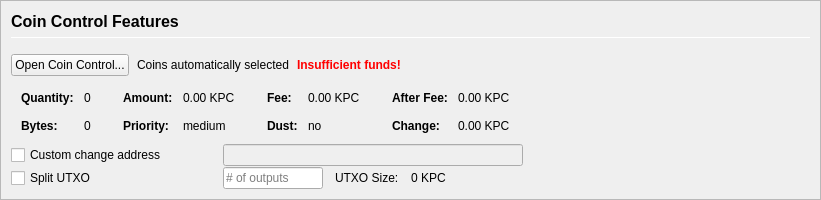
         <widget class="QFrame" name="frameCoinControl">
          <property name="sizePolicy">
           <sizepolicy hsizetype="Expanding" vsizetype="Expanding">
            <horstretch>0</horstretch>
            <verstretch>0</verstretch>
           </sizepolicy>
          </property>
          <property name="maximumSize">
           <size>
            <width>16777215</width>
            <height>16777215</height>
           </size>
          </property>
          <property name="frameShape">
           <enum>QFrame::StyledPanel</enum>
          </property>
          <property name="frameShadow">
           <enum>QFrame::Sunken</enum>
          </property>
          <layout class="QVBoxLayout" name="verticalLayoutCoinControl2">
           <property name="spacing">
            <number>0</number>
           </property>
           <property name="leftMargin">
            <number>0</number>
           </property>
           <property name="topMargin">
            <number>0</number>
           </property>
           <property name="rightMargin">
            <number>0</number>
           </property>
           <property name="bottomMargin">
            <number>0</number>
           </property>
           <item>
            <widget class="QFrame" name="frameCoinControl_BG">
             <layout class="QVBoxLayout" name="verticalLayoutCoinControl" stretch="0,0,0,0,0,0">
              <property name="spacing">
               <number>1</number>
              </property>
              <property name="leftMargin">
               <number>10</number>
              </property>
              <property name="topMargin">
               <number>10</number>
              </property>
              <item>
               <layout class="QHBoxLayout" name="horizontalLayoutCoinControl1">
                <property name="bottomMargin">
                 <number>15</number>
                </property>
                <item>
                 <layout class="QVBoxLayout" name="verticalLayout_3">
                  <property name="spacing">
                   <number>6</number>
                  </property>
                  <item>
                   <widget class="QLabel" name="labelCoinControlFeatures">
                    <property name="sizePolicy">
                     <sizepolicy hsizetype="Preferred" vsizetype="Maximum">
                      <horstretch>0</horstretch>
                      <verstretch>0</verstretch>
                     </sizepolicy>
                    </property>
                    <property name="minimumSize">
                     <size>
                      <width>0</width>
                      <height>20</height>
                     </size>
                    </property>
                    <property name="font">
                     <font>
                      <pointsize>12</pointsize>
                      <weight>75</weight>
                      <bold>true</bold>
                     </font>
                    </property>
                    <property name="styleSheet">
                     <string notr="true">font-weight:bold;</string>
                    </property>
                    <property name="text">
                     <string>Coin Control Features</string>
                    </property>
                   </widget>
                  </item>
                  <item>
                   <widget class="Line" name="line">
                    <property name="minimumSize">
                     <size>
                      <width>0</width>
                      <height>1</height>
                     </size>
                    </property>
                    <property name="maximumSize">
                     <size>
                      <width>16777215</width>
                      <height>1</height>
                     </size>
                    </property>
                    <property name="orientation">
                     <enum>Qt::Horizontal</enum>
                    </property>
                   </widget>
                  </item>
                 </layout>
                </item>
               </layout>
              </item>
              <item>
               <layout class="QHBoxLayout" name="horizontalLayoutCoinControl2" stretch="0,0,0,0">
                <property name="spacing">
                 <number>8</number>
                </property>
                <property name="bottomMargin">
                 <number>10</number>
                </property>
                <item>
                 <widget class="QPushButton" name="pushButtonCoinControl">
                  <property name="styleSheet">
                   <string notr="true"/>
                  </property>
                  <property name="text">
                   <string>Open Coin Control...</string>
                  </property>
                  <property name="autoDefault">
                   <bool>false</bool>
                  </property>
                 </widget>
                </item>
                <item>
                 <widget class="QLabel" name="labelCoinControlAutomaticallySelected">
                  <property name="text">
                   <string>Coins automatically selected</string>
                  </property>
                  <property name="margin">
                   <number>5</number>
                  </property>
                 </widget>
                </item>
                <item>
                 <widget class="QLabel" name="labelCoinControlInsuffFunds">
                  <property name="font">
                   <font>
                    <weight>75</weight>
                    <bold>true</bold>
                   </font>
                  </property>
                  <property name="styleSheet">
                   <string notr="true">color:red;font-weight:bold;</string>
                  </property>
                  <property name="text">
                   <string>Insufficient funds!</string>
                  </property>
                  <property name="margin">
                   <number>5</number>
                  </property>
                 </widget>
                </item>
                <item>
                 <spacer name="horizontalSpacerCoinControl">
                  <property name="orientation">
                   <enum>Qt::Horizontal</enum>
                  </property>
                  <property name="sizeHint" stdset="0">
                   <size>
                    <width>40</width>
                    <height>1</height>
                   </size>
                  </property>
                 </spacer>
                </item>
               </layout>
              </item>
              <item>
               <widget class="QWidget" name="widgetCoinControl" native="true">
                <property name="sizePolicy">
                 <sizepolicy hsizetype="Preferred" vsizetype="Preferred">
                  <horstretch>0</horstretch>
                  <verstretch>0</verstretch>
                 </sizepolicy>
                </property>
                <property name="minimumSize">
                 <size>
                  <width>0</width>
                  <height>0</height>
                 </size>
                </property>
                <property name="styleSheet">
                 <string notr="true"/>
                </property>
                <layout class="QHBoxLayout" name="horizontalLayoutCoinControl5">
                 <property name="leftMargin">
                  <number>0</number>
                 </property>
                 <property name="topMargin">
                  <number>0</number>
                 </property>
                 <property name="rightMargin">
                  <number>0</number>
                 </property>
                 <property name="bottomMargin">
                  <number>0</number>
                 </property>
                 <item>
                  <layout class="QHBoxLayout" name="horizontalLayoutCoinControl3" stretch="0,0,0,1">
                   <property name="spacing">
                    <number>20</number>
                   </property>
                   <property name="topMargin">
                    <number>0</number>
                   </property>
                   <property name="bottomMargin">
                    <number>10</number>
                   </property>
                   <item>
                    <layout class="QFormLayout" name="formLayoutCoinControl1">
                     <property name="horizontalSpacing">
                      <number>10</number>
                     </property>
                     <property name="verticalSpacing">
                      <number>14</number>
                     </property>
                     <property name="leftMargin">
                      <number>10</number>
                     </property>
                     <property name="topMargin">
                      <number>4</number>
                     </property>
                     <property name="rightMargin">
                      <number>6</number>
                     </property>
                     <item row="0" column="0">
                      <widget class="QLabel" name="labelCoinControlQuantityText">
                       <property name="font">
                        <font>
                         <weight>75</weight>
                         <bold>true</bold>
                        </font>
                       </property>
                       <property name="text">
                        <string>Quantity:</string>
                       </property>
                       <property name="margin">
                        <number>0</number>
                       </property>
                      </widget>
                     </item>
                     <item row="0" column="1">
                      <widget class="QLabel" name="labelCoinControlQuantity">
                       <property name="cursor">
                        <cursorShape>IBeamCursor</cursorShape>
                       </property>
                       <property name="contextMenuPolicy">
                        <enum>Qt::ActionsContextMenu</enum>
                       </property>
                       <property name="text">
                        <string notr="true">0</string>
                       </property>
                       <property name="margin">
                        <number>0</number>
                       </property>
                       <property name="textInteractionFlags">
                        <set>Qt::LinksAccessibleByMouse|Qt::TextSelectableByKeyboard|Qt::TextSelectableByMouse</set>
                       </property>
                      </widget>
                     </item>
                     <item row="1" column="0">
                      <widget class="QLabel" name="labelCoinControlBytesText">
                       <property name="font">
                        <font>
                         <weight>75</weight>
                         <bold>true</bold>
                        </font>
                       </property>
                       <property name="text">
                        <string>Bytes:</string>
                       </property>
                      </widget>
                     </item>
                     <item row="1" column="1">
                      <widget class="QLabel" name="labelCoinControlBytes">
                       <property name="cursor">
                        <cursorShape>IBeamCursor</cursorShape>
                       </property>
                       <property name="contextMenuPolicy">
                        <enum>Qt::ActionsContextMenu</enum>
                       </property>
                       <property name="text">
                        <string notr="true">0</string>
                       </property>
                       <property name="textInteractionFlags">
                        <set>Qt::LinksAccessibleByMouse|Qt::TextSelectableByKeyboard|Qt::TextSelectableByMouse</set>
                       </property>
                      </widget>
                     </item>
                    </layout>
                   </item>
                   <item>
                    <layout class="QFormLayout" name="formLayoutCoinControl2">
                     <property name="horizontalSpacing">
                      <number>10</number>
                     </property>
                     <property name="verticalSpacing">
                      <number>14</number>
                     </property>
                     <property name="leftMargin">
                      <number>6</number>
                     </property>
                     <property name="topMargin">
                      <number>4</number>
                     </property>
                     <property name="rightMargin">
                      <number>6</number>
                     </property>
                     <item row="0" column="0">
                      <widget class="QLabel" name="labelCoinControlAmountText">
                       <property name="font">
                        <font>
                         <weight>75</weight>
                         <bold>true</bold>
                        </font>
                       </property>
                       <property name="text">
                        <string>Amount:</string>
                       </property>
                       <property name="margin">
                        <number>0</number>
                       </property>
                      </widget>
                     </item>
                     <item row="0" column="1">
                      <widget class="QLabel" name="labelCoinControlAmount">
                       <property name="cursor">
                        <cursorShape>IBeamCursor</cursorShape>
                       </property>
                       <property name="contextMenuPolicy">
                        <enum>Qt::ActionsContextMenu</enum>
                       </property>
                       <property name="text">
                        <string notr="true">0.00 KPC</string>
                       </property>
                       <property name="textInteractionFlags">
                        <set>Qt::LinksAccessibleByMouse|Qt::TextSelectableByKeyboard|Qt::TextSelectableByMouse</set>
                       </property>
                      </widget>
                     </item>
                     <item row="1" column="0">
                      <widget class="QLabel" name="labelCoinControlPriorityText">
                       <property name="font">
                        <font>
                         <weight>75</weight>
                         <bold>true</bold>
                        </font>
                       </property>
                       <property name="text">
                        <string>Priority:</string>
                       </property>
                      </widget>
                     </item>
                     <item row="1" column="1">
                      <widget class="QLabel" name="labelCoinControlPriority">
                       <property name="cursor">
                        <cursorShape>IBeamCursor</cursorShape>
                       </property>
                       <property name="contextMenuPolicy">
                        <enum>Qt::ActionsContextMenu</enum>
                       </property>
                       <property name="text">
                        <string>medium</string>
                       </property>
                       <property name="textInteractionFlags">
                        <set>Qt::LinksAccessibleByMouse|Qt::TextSelectableByKeyboard|Qt::TextSelectableByMouse</set>
                       </property>
                      </widget>
                     </item>
                    </layout>
                   </item>
                   <item>
                    <layout class="QFormLayout" name="formLayoutCoinControl3">
                     <property name="horizontalSpacing">
                      <number>10</number>
                     </property>
                     <property name="verticalSpacing">
                      <number>14</number>
                     </property>
                     <property name="leftMargin">
                      <number>6</number>
                     </property>
                     <property name="topMargin">
                      <number>4</number>
                     </property>
                     <property name="rightMargin">
                      <number>6</number>
                     </property>
                     <item row="0" column="0">
                      <widget class="QLabel" name="labelCoinControlFeeText">
                       <property name="font">
                        <font>
                         <weight>75</weight>
                         <bold>true</bold>
                        </font>
                       </property>
                       <property name="text">
                        <string>Fee:</string>
                       </property>
                       <property name="margin">
                        <number>0</number>
                       </property>
                      </widget>
                     </item>
                     <item row="0" column="1">
                      <widget class="QLabel" name="labelCoinControlFee">
                       <property name="cursor">
                        <cursorShape>IBeamCursor</cursorShape>
                       </property>
                       <property name="contextMenuPolicy">
                        <enum>Qt::ActionsContextMenu</enum>
                       </property>
                       <property name="text">
                        <string notr="true">0.00 KPC</string>
                       </property>
                       <property name="textInteractionFlags">
                        <set>Qt::LinksAccessibleByMouse|Qt::TextSelectableByKeyboard|Qt::TextSelectableByMouse</set>
                       </property>
                      </widget>
                     </item>
                     <item row="1" column="0">
                      <widget class="QLabel" name="labelCoinControlLowOutputText">
                       <property name="font">
                        <font>
                         <weight>75</weight>
                         <bold>true</bold>
                        </font>
                       </property>
                       <property name="text">
                        <string>Dust:</string>
                       </property>
                      </widget>
                     </item>
                     <item row="1" column="1">
                      <widget class="QLabel" name="labelCoinControlLowOutput">
                       <property name="cursor">
                        <cursorShape>IBeamCursor</cursorShape>
                       </property>
                       <property name="contextMenuPolicy">
                        <enum>Qt::ActionsContextMenu</enum>
                       </property>
                       <property name="text">
                        <string>no</string>
                       </property>
                       <property name="textInteractionFlags">
                        <set>Qt::LinksAccessibleByMouse|Qt::TextSelectableByKeyboard|Qt::TextSelectableByMouse</set>
                       </property>
                      </widget>
                     </item>
                    </layout>
                   </item>
                   <item>
                    <layout class="QFormLayout" name="formLayoutCoinControl4">
                     <property name="horizontalSpacing">
                      <number>10</number>
                     </property>
                     <property name="verticalSpacing">
                      <number>14</number>
                     </property>
                     <property name="leftMargin">
                      <number>6</number>
                     </property>
                     <property name="topMargin">
                      <number>4</number>
                     </property>
                     <property name="rightMargin">
                      <number>6</number>
                     </property>
                     <item row="0" column="0">
                      <widget class="QLabel" name="labelCoinControlAfterFeeText">
                       <property name="font">
                        <font>
                         <weight>75</weight>
                         <bold>true</bold>
                        </font>
                       </property>
                       <property name="text">
                        <string>After Fee:</string>
                       </property>
                       <property name="margin">
                        <number>0</number>
                       </property>
                      </widget>
                     </item>
                     <item row="0" column="1">
                      <widget class="QLabel" name="labelCoinControlAfterFee">
                       <property name="cursor">
                        <cursorShape>IBeamCursor</cursorShape>
                       </property>
                       <property name="contextMenuPolicy">
                        <enum>Qt::ActionsContextMenu</enum>
                       </property>
                       <property name="text">
                        <string notr="true">0.00 KPC</string>
                       </property>
                       <property name="textInteractionFlags">
                        <set>Qt::LinksAccessibleByMouse|Qt::TextSelectableByKeyboard|Qt::TextSelectableByMouse</set>
                       </property>
                      </widget>
                     </item>
                     <item row="1" column="0">
                      <widget class="QLabel" name="labelCoinControlChangeText">
                       <property name="font">
                        <font>
                         <weight>75</weight>
                         <bold>true</bold>
                        </font>
                       </property>
                       <property name="text">
                        <string>Change:</string>
                       </property>
                      </widget>
                     </item>
                     <item row="1" column="1">
                      <widget class="QLabel" name="labelCoinControlChange">
                       <property name="cursor">
                        <cursorShape>IBeamCursor</cursorShape>
                       </property>
                       <property name="contextMenuPolicy">
                        <enum>Qt::ActionsContextMenu</enum>
                       </property>
                       <property name="text">
                        <string notr="true">0.00 KPC</string>
                       </property>
                       <property name="textInteractionFlags">
                        <set>Qt::LinksAccessibleByMouse|Qt::TextSelectableByKeyboard|Qt::TextSelectableByMouse</set>
                       </property>
                      </widget>
                     </item>
                    </layout>
                   </item>
                  </layout>
                 </item>
                </layout>
               </widget>
              </item>
              <item>
               <layout class="QHBoxLayout" name="horizontalLayoutCoinControl4">
                <property name="spacing">
                 <number>12</number>
                </property>
                <property name="sizeConstraint">
                 <enum>QLayout::SetDefaultConstraint</enum>
                </property>
                <property name="topMargin">
                 <number>0</number>
                </property>
                <property name="rightMargin">
                 <number>0</number>
                </property>
                <item>
                 <widget class="QCheckBox" name="checkBoxCoinControlChange">
                  <property name="sizePolicy">
                   <sizepolicy hsizetype="Preferred" vsizetype="Preferred">
                    <horstretch>0</horstretch>
                    <verstretch>0</verstretch>
                   </sizepolicy>
                  </property>
                  <property name="minimumSize">
                   <size>
                    <width>200</width>
                    <height>0</height>
                   </size>
                  </property>
                  <property name="maximumSize">
                   <size>
                    <width>200</width>
                    <height>16777215</height>
                   </size>
                  </property>
                  <property name="toolTip">
                   <string>If this is activated, but the change address is empty or invalid, change will be sent to a newly generated address.</string>
                  </property>
                  <property name="text">
                   <string>Custom change address</string>
                  </property>
                 </widget>
                </item>
                <item>
                 <widget class="QValidatedLineEdit" name="lineEditCoinControlChange">
                  <property name="enabled">
                   <bool>false</bool>
                  </property>
                  <property name="sizePolicy">
                   <sizepolicy hsizetype="Preferred" vsizetype="Preferred">
                    <horstretch>0</horstretch>
                    <verstretch>0</verstretch>
                   </sizepolicy>
                  </property>
                  <property name="minimumSize">
                   <size>
                    <width>300</width>
                    <height>0</height>
                   </size>
                  </property>
                 </widget>
                </item>
                <item>
                 <widget class="QLabel" name="labelCoinControlChangeLabel">
                  <property name="sizePolicy">
                   <sizepolicy hsizetype="Preferred" vsizetype="Preferred">
                    <horstretch>0</horstretch>
                    <verstretch>0</verstretch>
                   </sizepolicy>
                  </property>
                  <property name="minimumSize">
                   <size>
                    <width>100</width>
                    <height>0</height>
                   </size>
                  </property>
                  <property name="text">
                   <string/>
                  </property>
                  <property name="margin">
                   <number>3</number>
                  </property>
                 </widget>
                </item>
               </layout>
              </item>
              <item>
               <layout class="QHBoxLayout" name="horizontalLayoutCoinControl6">
                <property name="spacing">
                 <number>12</number>
                </property>
                <property name="rightMargin">
                 <number>0</number>
                </property>
                <item>
                 <widget class="QCheckBox" name="splitBlockCheckBox">
                  <property name="sizePolicy">
                   <sizepolicy hsizetype="Preferred" vsizetype="Preferred">
                    <horstretch>0</horstretch>
                    <verstretch>0</verstretch>
                   </sizepolicy>
                  </property>
                  <property name="minimumSize">
                   <size>
                    <width>200</width>
                    <height>0</height>
                   </size>
                  </property>
                  <property name="maximumSize">
                   <size>
                    <width>200</width>
                    <height>16777215</height>
                   </size>
                  </property>
                  <property name="text">
                   <string>Split UTXO</string>
                  </property>
                 </widget>
                </item>
                <item>
                 <widget class="QLineEdit" name="splitBlockLineEdit">
                  <property name="sizePolicy">
                   <sizepolicy hsizetype="Preferred" vsizetype="Preferred">
                    <horstretch>50</horstretch>
                    <verstretch>0</verstretch>
                   </sizepolicy>
                  </property>
                  <property name="minimumSize">
                   <size>
                    <width>100</width>
                    <height>0</height>
                   </size>
                  </property>
                  <property name="maximumSize">
                   <size>
                    <width>100</width>
                    <height>16777215</height>
                   </size>
                  </property>
                  <property name="placeholderText">
                   <string># of outputs</string>
                  </property>
                 </widget>
                </item>
                <item>
                 <widget class="QLabel" name="labelBlockSizeText">
                  <property name="text">
                   <string>UTXO Size:</string>
                  </property>
                 </widget>
                </item>
                <item>
                 <widget class="QLabel" name="labelBlockSize">
                  <property name="text">
                   <string>0 KPC</string>
                  </property>
                 </widget>
                </item>
                <item>
                 <spacer name="horizontalSpacer_7">
                  <property name="orientation">
                   <enum>Qt::Horizontal</enum>
                  </property>
                  <property name="sizeHint" stdset="0">
                   <size>
                    <width>40</width>
                    <height>20</height>
                   </size>
                  </property>
                 </spacer>
                </item>
               </layout>
              </item>
              <item>
               <spacer name="verticalSpacerCoinControl">
                <property name="orientation">
                 <enum>Qt::Vertical</enum>
                </property>
                <property name="sizeHint" stdset="0">
                 <size>
                  <width>800</width>
                  <height>1</height>
                 </size>
                </property>
               </spacer>
              </item>
             </layout>
            </widget>
           </item>
          </layout>
         </widget>
